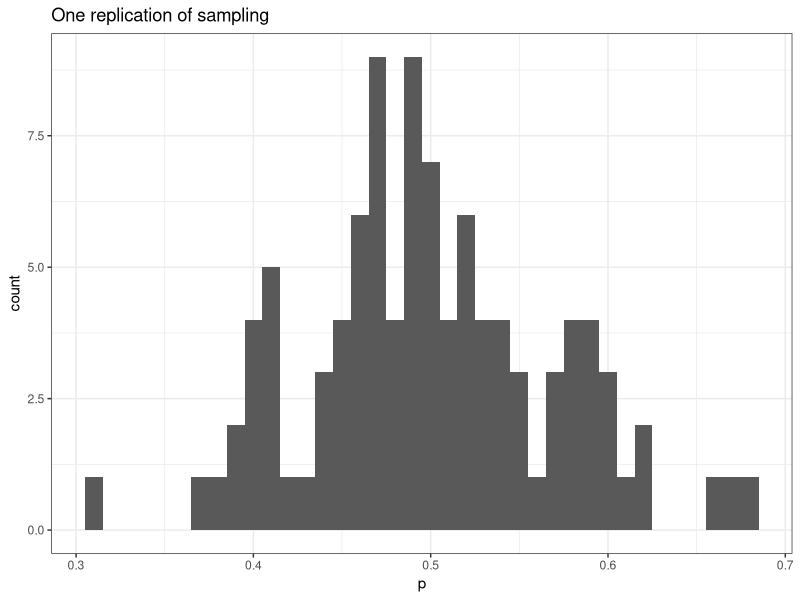

Here is the R script that generated this plot: (Note: a time limit stopped this script after it produced the figure.)
## ---- chunk 1
## The options line is optional. (Do you like the pun?) It merely turns
## off the verbose messages we'd otherwise get when loading the 
## tidyverse
##
options(tidyverse.quiet = TRUE)
library(tidyverse)
library(ggplot2)

rm(list = ls())

## NOTE: Don't include this line in your code. I include it so that if 
## you run the R code yourself, you'll get the same results that I do.
## The random number generator in R (and in other programming languages
## for that matter) is a pseudo-random number generator. The numbers it
## produces appear random, but if you give it the same "seed", it will
## generate the same sequence of numbers.
##
set.seed(1234)

simulate <- function(n_f, n_m, p_0, n_samp, n_pop) {
  ## genotype frequenies in Hardy-Weinberg
  ##
  x <- c(p_0^2, 2*p_0*(1-p_0), (1-p_0)^2)
  p <- numeric(n_samp)
  for (i in 1:n_samp) {
    ## construct female genotypes at random given H-W
    ##
    f <- numeric(n_f)
    for (j in 1:n_f) {
      tmp <- rmultinom(1, 1, x)
      f[j] <- which(tmp[, 1] == 1)
    }
    ## construct male genotypes at random given H-W
    ##
    m <- numeric(n_m)
    for (j in 1:n_m) {
      tmp <- rmultinom(1, 1, x)
      m[j] <- which(tmp[, 1] == 1)
    }
    ## construct offspring as average of mom and dad
    ##
    p[i] <- 0
    for (j in 1:n_pop) {
      p_f <- (sample(f, 1) - 1)/2
      p_m <- (sample(m, 1) - 1)/2
      p[i] <- p[i] + (p_f + p_m)/2
    }
    p[i] <- p[i]/n_pop
  }
  return(p)
}

result <- simulate(n_f = 10, n_m = 20, p_0 = 0.5, n_samp = 100, 
                   n_pop = 100)

p <- ggplot(tibble(p = result), aes(x = p)) + 
  geom_histogram(binwidth = 0.01) + 
  theme_bw() +
  ggtitle("One replication of sampling")
p
## ---- chunk 2
p_0 <- 0.5
n_e <- 4*10*20/(10 + 20)

dat <- tibble(Category = c("Expected", "Observed"),
              Mean = c(p_0, round(mean(result), 3)),
              Variance = c(round(p_0*(1-p_0)/(2*n_e), 6),
                           round(var(result), 6)))
dat
## ---- chunk 3
p_mean <- numeric(1000)
p_var <- numeric(1000)
for (i in 1:1000) {
  p <- simulate(n_f = 10, n_m = 20, p_0 = 0.5, n_samp = 100, 
                n_pop = 100)
  p_mean[i] <- mean(p)
  p_var[i] <- var(p)
}

p_dat <- tibble(p_mean = p_mean, p_var = p_var)
p <- ggplot(p_dat, aes(x = p_mean)) +
  geom_histogram(bins = 25) +
  geom_vline(xintercept = 0.5, linetype = "dashed", 
             color = "salmon") +
  ggtitle("Distribution of mean allele frequencies") +
  theme_bw()
p
p <- ggplot(p_dat, aes(x = p_var)) +
  geom_histogram(bins = 25) +
  geom_vline(xintercept = p_0*(1-p_0)/(2*n_e), linetype = "dashed",
             color = "salmon") +
  ggtitle("Distribution of variance in allele frequencies") +
  theme_bw()
p
## ---- chunk 4
run_simulation <- function(p_0, n_samp, n_pop) {
  dat <- data.frame(n_f = NA, n_m = NA, n_e = NA, n_e_obs = NA, 
                    var_p = NA, var_p_obs = NA)
  for (n_f in c(5, 10, 25, 50, 100)) {
    for (n_m in c(5, 10, 25, 50, 100)) {
      p <- simulate(n_f = n_f, n_m = n_m, p_0 = 0.5, n_samp = n_samp, 
                    n_pop = n_pop)
      ## calculate Ne and Var(p) from formulas
      ##
      n_e <- 4.0*n_f*n_m/(n_f + n_m)
      var_p <- p_0*(1 - p_0)/(2*n_e)
      ## calculate observed Ne from observed variance
      ##
      n_e_obs <- 0.5*0.5/(2*var(p))
      dat <- add_row(dat, n_f = n_f, n_m = n_m, n_e = n_e, 
                     n_e_obs = n_e_obs, var_p = var_p, 
                     var_p_obs = var(p))
    }
  }
  dat <- subset(dat, !is.na(n_f))

  p <- ggplot(dat, aes(x = n_e, y = n_e_obs)) +
    geom_point() +
    geom_abline(slope = 1, intercept = 0, linetype = "dashed",
                color = "salmon") +
    theme_bw()
  print(p)
  p <- ggplot(dat, aes(x = var_p, y = var_p_obs)) +
    geom_point() +
    geom_abline(slope = 1, intercept = 0, linetype = "dashed",
                color = "salmon") +
    theme_bw()
  print(p)
}
